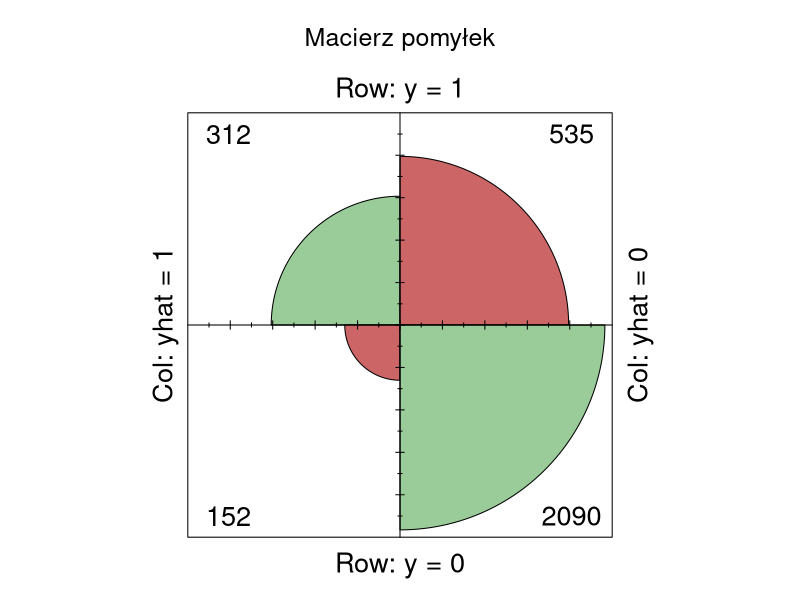
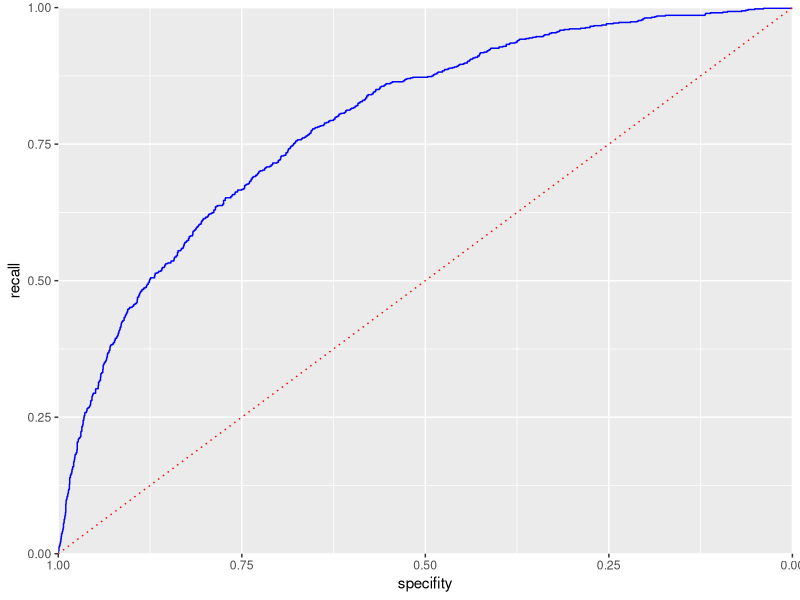

Here is the R script that generated these plots, in order:
## ---- chunk 1

library("readxl")
library("car") # funkcja vif()
library("ggplot2") # wykresy - funkcja ggplot()
library("lmtest") # testy diagnostyczne modeli lm

#library("PerformanceAnalytics")
#library("ggplot2") # wykresy - funkcja ggplot()
library("pscl") #pseudo-R2 funkcja pR2()
library("pROC") #funkcje roc, auc
set.seed(1257) #set.seed(NULL) --> usunięcie "ziarna"

knitr::opts_chunk$set(echo = TRUE)
## ---- chunk 2
#dane <- read.csv("./dane/LR_dane_treningowe_testowe.csv")
dane <- read.csv("./dane/po_imputacji.csv", sep=';',encoding = "UTF-8", dec = ',')
dane <- dane[, -c(24)]
## ---- chunk 3
dane$CLAIM_FLAG <- as.factor(dane$CLAIM_FLAG)
dane$HOMEKIDS <- as.factor(dane$HOMEKIDS)
dane$PARENT1 <- as.factor(dane$PARENT1)
dane$MSTATUS <- as.factor(dane$MSTATUS)
dane$GENDER <- as.factor(dane$GENDER)
dane$EDUCATION <- as.factor(dane$EDUCATION)
dane$OCCUPATION <- as.factor(dane$OCCUPATION)
dane$CLM_FREQ <- as.factor(dane$CLM_FREQ)
dane$REVOKED <- as.factor(dane$REVOKED)

dane$URBANICITY <- as.factor(dane$URBANICITY)
dane$RED_CAR <- as.factor(dane$RED_CAR)

dane$MVR_PTS_GRP <- 0
dane$MVR_PTS_GRP[dane$MVR_PTS < 6] <- 1
dane$MVR_PTS_GRP[(dane$MVR_PTS > 5) & (dane$MVR_PTS < 11)] <- 2
dane$MVR_PTS_GRP[dane$MVR_PTS > 10] <- 3
dane$MVR_PTS_GRP <- as.factor(dane$MVR_PTS_GRP)


##Ad. model 4 - Nisko-wykwalifikowani vs wysoko wykwalifikowani.
dane$OCCUPATION_GRP <- 0

dane$OCCUPATION_GRP[(dane$OCCUPATION=="Blue Collar") | 
                     (dane$OCCUPATION=="Home Maker") | 
                     (dane$OCCUPATION=="Home Maker") | 
                      (dane$OCCUPATION=="Student") ] <- 0

dane$OCCUPATION_GRP[(dane$OCCUPATION=="Clerical") | 
                    (dane$OCCUPATION=="Doctor") | 
                    (dane$OCCUPATION=="Lawyer") | 
                    (dane$OCCUPATION=="Manager") | 
                    (dane$OCCUPATION=="Professional")] <- 1

dane$OCCUPATION_GRP <- as.factor(dane$OCCUPATION_GRP)

dane <- na.omit(dane)
dane$AGE_tr <-(dane$AGE - median(dane$AGE))**2


## hOME VAL
dane$HOME_VAL_D <- 0
dane$HOME_VAL_D[dane$HOME_VAL  == 0] <-0
dane$HOME_VAL_D[dane$HOME_VAL != 0] <- 1
dane$HOME_VAL_D <- as.factor(dane$HOME_VAL_D)

summary(dane)
sapply(dane, typeof)
## ---- chunk 4
# Losowanie na wczesnym etapie, Podział na dane treningowe i testowe
n <- nrow(dane)
liczby_losowe <- sample(c(1:n), round(0.7*n), replace = FALSE)
dane_uczacy <- dane[liczby_losowe,]
dane_testowy <- dane[-liczby_losowe,]

# Przeliczenie 
table(dane_testowy$CLAIM_FLAG) / nrow(dane_testowy)
table(dane_uczacy$CLAIM_FLAG) / nrow(dane_uczacy)
## ---- chunk 5
cols <- as.vector(colnames(dane[,-c(26,23)]))

istotne = list()
for (c in cols[3:length(cols)]){
  
  if (c != 'CLAIM_FLAG'){
  
    m <- glm(as.formula(paste('CLAIM_FLAG', "~", c)), data = dane_uczacy, family = binomial)
    w_test <- waldtest(m)
  
  if (w_test$`Pr(>F)`[2] < 0.05){
      print(paste('istotna',c ,'pvalue:', format(w_test$`Pr(>F)`[2],  scientific = TRUE))[1])  
      #istotne <- append(istotne, c)
  } else{
      print(paste('nieistotna',c,'pvalue:', round(w_test$`Pr(>F)`[2], 2) ))
  }
  }
  gc()
}

## ---- chunk 6
m1 <- glm(CLAIM_FLAG~INCOME, data = dane_uczacy, family = binomial)
summary(m1)
## ---- chunk 7
m2 <- glm(CLAIM_FLAG ~ INCOME + YOJ, data = dane_uczacy, family = binomial)
summary(m2)

## ---- chunk 8
m3 <- glm(CLAIM_FLAG~INCOME+PARENT1, data = dane_uczacy, family = binomial)
summary(m3)
## ---- chunk 9
m4 <- glm(CLAIM_FLAG~INCOME+PARENT1+AGE_tr, data = dane_uczacy, family = binomial)
summary(m4)
## ---- chunk 10
m5 <- glm(CLAIM_FLAG~INCOME+PARENT1+AGE_tr+HOME_VAL_D, data = dane_uczacy, family = binomial)
summary(m5)
## ---- chunk 11
summary(m4)$aic - summary(m5)$aic
## ---- chunk 12
m6 <- glm(CLAIM_FLAG~INCOME+PARENT1+AGE_tr+HOME_VAL_D+MSTATUS, data = dane_uczacy, family = binomial)
summary(m6)
## ---- chunk 13
summary(m5)$aic - summary(m6)$aic
## ---- chunk 14
m7 <- glm(CLAIM_FLAG~INCOME+PARENT1+AGE_tr+HOME_VAL_D+CAR_USE, data = dane_uczacy, family = binomial)
summary(m7)
## ---- chunk 15
summary(m5)$aic - summary(m7)$aic
## ---- chunk 16
m8 <- glm(CLAIM_FLAG~INCOME+PARENT1+AGE_tr+HOME_VAL_D+BLUEBOOK, data = dane_uczacy, family = binomial)
summary(m8)
## ---- chunk 17
summary(m7)$aic - summary(m8)$aic
## ---- chunk 18
m9 <- glm(CLAIM_FLAG~INCOME+PARENT1+AGE_tr+HOME_VAL_D+TIF, data = dane_uczacy, family = binomial)
summary(m9)
## ---- chunk 19
summary(m8)$aic - summary(m9)$aic
## ---- chunk 20
m10 <- glm(CLAIM_FLAG~INCOME+PARENT1+AGE_tr+HOME_VAL_D+CAR_USE+BLUEBOOK+TIF+CAR_TYPE, data = dane_uczacy, family = binomial)
summary(m10)
## ---- chunk 21
summary(m9)$aic - summary(m10)$aic
## ---- chunk 22
m11 <- glm(CLAIM_FLAG~INCOME+PARENT1+AGE_tr+HOME_VAL_D+CAR_USE+BLUEBOOK+TIF+REVOKED, data = dane_uczacy, family = binomial)
summary(m11)
## ---- chunk 23
summary(m10)$aic - summary(m11)$aic
## ---- chunk 24
m12 <- glm(CLAIM_FLAG~INCOME+PARENT1+AGE_tr+HOME_VAL_D+CAR_USE+BLUEBOOK+TIF+REVOKED+CAR_AGE, data = dane_uczacy, family = binomial)
summary(m12)
## ---- chunk 25
summary(m11)$aic - summary(m12)$aic
## ---- chunk 26
m13 <- glm(CLAIM_FLAG~INCOME+PARENT1+AGE_tr+HOME_VAL_D+CAR_USE+BLUEBOOK+TIF+REVOKED+URBANICITY, data = dane_uczacy, family = binomial)
summary(m13)
## ---- chunk 27
summary(m11)$aic - summary(m13)$aic
## ---- chunk 28
m14 <- glm(CLAIM_FLAG~INCOME+PARENT1+AGE_tr+HOME_VAL_D+CAR_USE+BLUEBOOK+TIF+REVOKED+URBANICITY+OCCUPATION_GRP, data = dane_uczacy, family = binomial)
summary(m14)
## ---- chunk 29
summary(m13)$aic - summary(m14)$aic
## ---- chunk 30
m15 <- glm(CLAIM_FLAG~INCOME+PARENT1+AGE_tr+HOME_VAL_D+CAR_USE+BLUEBOOK+TIF+REVOKED+KIDSDRIV, data = dane_uczacy, family = binomial)
summary(m15)
## ---- chunk 31
summary(m13)$aic - summary(m15)$aic
## ---- chunk 32
m16 <- glm(CLAIM_FLAG~INCOME+PARENT1+AGE_tr+HOME_VAL_D+CAR_USE+BLUEBOOK+TIF+REVOKED+HOMEKIDS, data = dane_uczacy, family = binomial)
summary(m16)
## ---- chunk 33
summary(m13)$aic - summary(m16)$aic
## ---- chunk 34

cols <- as.vector(colnames(dane)[6:length(colnames(dane))])

df <- data.frame(matrix(ncol = 5, nrow = 0))
colnames(df) <- c("zmienna_a", "zmienna_b", "Wald_p_v",'Akaike', 'VIF')

istotne = list()
for (i in cols[1:length(cols)]){

  for (j in cols[1:length(cols)]){

    if ((i != 'CLAIM_FLAG') & (j != 'CLAIM_FLAG')){
      if (i != j){
        skip_to_next <- FALSE
        tryCatch(
          m <- glm(as.formula(paste('CLAIM_FLAG', "~INCOME+PARENT1+AGE_tr+HOME_VAL_D+CAR_USE+BLUEBOOK+TIF+CAR_TYPE+REVOKED+URBANICITY+", i, ":", j)), 
                 data = dane_uczacy, family = binomial),
          error = function(w) { skip_to_next <<- TRUE})
        if(skip_to_next) { next }
        
        ## w pelni skorelowane zmienne przechwytywane
        skip_to_next <- FALSE
        tryCatch(vif_t <- as.numeric(vif(m)[11]),error = function(e) { skip_to_next <<- TRUE})
        if(skip_to_next) { next }

        if ((!is.numeric(vif_t)) | (is.na(vif_t))) { next }

        if (vif_t <= 1.5){
          skip_to_next <- FALSE
          tryCatch(w_test <- waldtest(m), error = function(e) { skip_to_next <<- TRUE})
          if(skip_to_next) { next }
          
          if (w_test$`Pr(>F)`[2] < 0.05){
            #print(paste('istotna',i, j ,'pvalue:', format(w_test$`Pr(>F)`[2],  scientific = TRUE))[1])  
            
            w_t <- as.numeric(w_test$`Pr(>F)`[2])
            akaike <- as.numeric(m$aic)
            
            df[nrow(df) + 1,] = c(i, j, w_t, akaike, as.numeric(vif_t))

          }else{next}
     } else{next}
    }else{next}
  }
 }
}

## ---- chunk 35
df <- na.omit(df)
# przekonwertowanie zmienych w notacji naukowej na wartosci liczbowe
df$Wald_p_v <- as.numeric(df$Wald_p_v)
df$Akaike <- as.numeric(df$Akaike)
df$VIF <- as.numeric(df$VIF)

# Na podstawie posortowanej tabeli możemy odczytać najlepsze modele z interakcjami.
df[order(df$VIF, df$Akaike), ]
## ---- chunk 36
m17 <- glm(CLAIM_FLAG~INCOME+PARENT1+AGE_tr+HOME_VAL_D+CAR_USE+BLUEBOOK+TIF+REVOKED+URBANICITY+TRAVTIME:MVR_PTS, data = dane_uczacy, family = binomial)
summary(m17)
## ---- chunk 37
summary(m13)$aic - summary(m17)$aic
## ---- chunk 38
summary(m1)$aic - summary(m17)$aic
## ---- chunk 39
report <- data.frame(matrix(ncol = 4, nrow = 0))
colnames(report) <- c('model','kryterium_AIC', 'McFadden_R2', 'Cragg_Uhler_R2')

for (i in seq(1, 17, 1)){
  mname <- paste('m', i, sep="")
  model = eval(parse(text = mname))
  
  kryterium_AIC <- c(model$aic)
  McFadden<-pR2(model)[4]
  Cragg_Uhler<-pR2(model)[6]
  report[i,] <- c(mname,round(kryterium_AIC,3), round(McFadden,3), round(Cragg_Uhler,3))
}

## Raport zbiorczy dla wszystkim wariantów modeli
report[order(report$kryterium_AIC),]
## ---- chunk 40
pred <- predict(m17, dane_testowy)

pred_y <- as.numeric(pred > 0 )
true_y <- as.numeric(dane_testowy$CLAIM_FLAG)-1

# wskazania prawdziwie pozytywne
true_pos <- (true_y == 1) & (pred_y == 1)
# wskazania prawdziwie negatywne
true_neg <- (true_y == 0) & (pred_y == 0)
#wskazania fałszywie pozytywne
false_pos <- (true_y == 0) & (pred_y == 1)
#wskazania fałszywie negatywne
false_neg <- (true_y==1)&(pred_y==0)
## ---- chunk 41
conf_mat <- matrix(c(sum(true_pos), sum(false_pos),
                    sum(false_neg), sum(true_neg)), 2, 2)

colnames(conf_mat) <-c('yhat = 1', 'yhat = 0')
rownames(conf_mat) <- c('y = 1', 'y = 0')

fourfoldplot(conf_mat, color = c("#CC6666", "#99CC99"),conf.level = 0, margin = 1, main = "Macierz pomyłek")
## ---- chunk 42
accuracy <- (sum(true_pos) + sum(true_neg)) / (length(pred))

error <- (conf_mat[1, 2] + conf_mat[2,1]) / (length(pred))

recall <- conf_mat[1, 1] / (conf_mat[1,1]+ conf_mat[2,1])

specifity <- conf_mat[2, 2] / (conf_mat[1,2]+ conf_mat[2,2])

ppv <- 100*conf_mat[1,1]/(conf_mat[1,1]+ conf_mat[1,2])
npv <- 100*conf_mat[2,2]/(conf_mat[2,1]+ conf_mat[2,2])

df <- data.frame(matrix(ncol = 6, nrow = 0))
colnames(df) <- c('błąd', "dokładność", "czułość", 'specyficzność', 'PPV', 'NPV')
df[1,] = c(error, accuracy, recall, specifity, ppv,npv)
df
## ---- chunk 43
idx <- order(-pred)
recall <- cumsum(true_y[idx]==1)/sum(true_y == 1)
specifity <- (sum(true_y == 0 ) - cumsum(true_y[idx] == 0)) / sum(true_y == 0)

roc_df <- data.frame(recall = recall, specifity=specifity)

ggplot(roc_df, aes(x=specifity, y=recall)) +
  geom_line(color='blue') +
  scale_x_reverse(expand = c(0, 0))+
  scale_y_continuous(expand=c(0,0))+
  geom_line(data=data.frame(x=(0:100)/100), 
            aes(x=x, y=1-x),
            linetype='dotted',
            color='red')
## ---- chunk 44
sum(roc_df$recall[-1] * diff(1 - roc_df$specifity))
